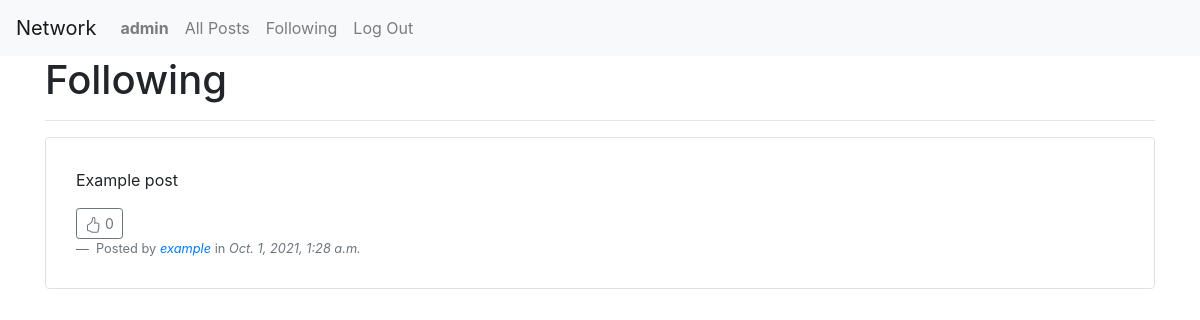
The page /following (signed in) on the database its author committed.
### network/models.py (models this page shows)
class User(AbstractUser):
    pass

class Post(models.Model):
    author = models.ForeignKey("User", on_delete=models.CASCADE, related_name="author")
    content = models.TextField()
    dateTime = models.DateTimeField()

### network/views.py (the view)
# urls.py: path("following", views.following, name="following"),
@login_required
def following(request):
    profilesThatUserFollows = FollowRelations.objects.filter(
        following=User.objects.get(username=request.user.username)
    )
    usernames = []
    for profile in profilesThatUserFollows:
        usernames.append(profile.followed.username)
    posts = functions.getFollowingPostsAndLikes(usernames)
    for item in posts:
        user = User.objects.get(id=request.user.id)
        post = Post.objects.get(id=item.id)
        item.liked = functions.checkIfUserLikedPost(user, post)
    postsPaginator = Paginator(posts, 10)
    page_num = request.GET.get("page")
    page = postsPaginator.get_page(page_num)
    return render(
        request,
        "network/following.html",
        {"page": page},
    )

### network/functions.py (called while the page is built)
def getFollowingPostsAndLikes(usernames):
    postsToReturn = []
    for item in usernames:
        profile = ProfileData().get(item)
        for post in profile.posts:
            postsToReturn.append(post)
    return postsToReturn

def checkIfUserLikedPost(user, post):
    if Like.objects.filter(post=post, personThatLike=user).count() > 0:
        return True
    else:
        return False

    def get(self, username):
        userModelData = User.objects.get(username=username)
        postModelData = Post.objects.filter(author=userModelData).order_by("-dateTime")
        self.username = username
        self.following = FollowRelations.objects.filter(
            following=userModelData
        ).count()
        self.followers = FollowRelations.objects.filter(
            followed=userModelData
        ).count()
        for post in postModelData:
            post.liked = checkIfUserLikedPost(userModelData, post)
            post.likes = Like.objects.filter(post=post).count()
            self.posts.append(post)
        return self

### network/templates/network/following.html (shortened to what this page needs)
{% extends "network/layout.html" %}
{% block body %}
    <h1>Following</h1>
    <hr>
    <div class="posts">
        {% for post in page %}
            <div class="PostsDiv border rounded" id="post-{{ post.id }}">
                <p>{{ post.content }}</p>
                <div class="row">
                    <div class="col-1">
                        {% if post.liked %}
                            <button class="btn btn-sm btn-outline-primary likeButton" id="like-{{ post.id }}">
                                <svg xmlns="http://www.w3.org/2000/svg" width="16" height="16" fill="currentColor" class="bi bi-hand-thumbs-up-fill" viewBox="0 0 16 16">
                                    <path d="M6.956 1.745C7.021.81 7.908.087 8.864.325l.261.066c.463.116.874.456 1.012.965.22.816.533 2.511.062 4.51a9.84 9.84 0 0 1 .443-.051c.713-.065 1.669-.072 2.516.21.518.173.994.681 1.2 1.273.184.532.16 1.162-.234 1.733.058.119.103.242.138.363.077.27.113.567.113.856 0 .289-.036.586-.113.856-.039.135-.09.273-.16.404.169.387.107.819-.003 1.148a3.163 3.163 0 0 1-.488.901c.054.152.076.312.076.465 0 .305-.089.625-.253.912C13.1 15.522 12.437 16 11.5 16H8c-.605 0-1.07-.081-1.466-.218a4.82 4.82 0 0 1-.97-.484l-.048-.03c-.504-.307-.999-.609-2.068-.722C2.682 14.464 2 13.846 2 13V9c0-.85.685-1.432 1.357-1.615.849-.232 1.574-.787 2.132-1.41.56-.627.914-1.28 1.039-1.639.199-.575.356-1.539.428-2.59z"/>
                                </svg> {{ post.likes }}
                            </button>
                        {% else %}
                            <button class="btn btn-sm btn-outline-secondary likeButton" id="like-{{ post.id }}">
                                 {{ post.likes }}
                            </button>
                        {% endif %}
                    </div>
                    <div class="col">
                    </div>
                    <div class="col">
                    </div>
                </div>
                <footer class="blockquote-footer">
                    Posted by <cite title="Source Title"><a href="{% url 'profile' post.author %}">{{ post.author }}</a> </cite>in<cite tittle="Source Title"> {{ post.dateTime}}</cite>
                </footer>
            </div>
        {% endfor %}
    </div>
{% endblock %}

### network/templates/network/layout.html (shortened to what this page needs)
{% load static %}
<!DOCTYPE html>
<html lang="en">
    <head>
        <link rel="stylesheet" href="https://stackpath.bootstrapcdn.com/bootstrap/4.4.1/css/bootstrap.min.css">
        <link href="{% static 'network/styles.css' %}" rel="stylesheet">
    </head>
    <body>
        <nav class="navbar navbar-expand-lg navbar-light bg-light">
            <a class="navbar-brand" href="{% url 'index' %}">Network</a>
            <div>
              <ul class="navbar-nav mr-auto">
                {% if user.is_authenticated %}
                    <li class="nav-item">
                        <a class="nav-link" href="{% url 'profile' user.username %}"><strong>{{ user.username }}</strong></a>
                    </li>
                {% endif %}
                <li class="nav-item">
                  <a class="nav-link" href="{% url 'index' %}">All Posts</a>
                </li>
                {% if user.is_authenticated %}
                    <li class="nav-item">
                        <a class="nav-link" href="{% url 'following' %}">Following</a>
                    </li>
                    <li class="nav-item">
                        <a class="nav-link" href="{% url 'logout' %}">Log Out</a>
                    </li>
                {% endif %}
              </ul>
            </div>
          </nav>
        <div class="body container">
            {% block body %}
            {% endblock %}
        </div>
    </body>
</html>

### network/static/network/styles.css (style rules this page uses)
.PostsDiv { padding: 30px; margin-top: 5px; }

### rows shown on the page
User: username "admin"
Post: content "Example post", likes "0", author "example", dateTime "Oct. 1, 2021, 1:28 a.m."
